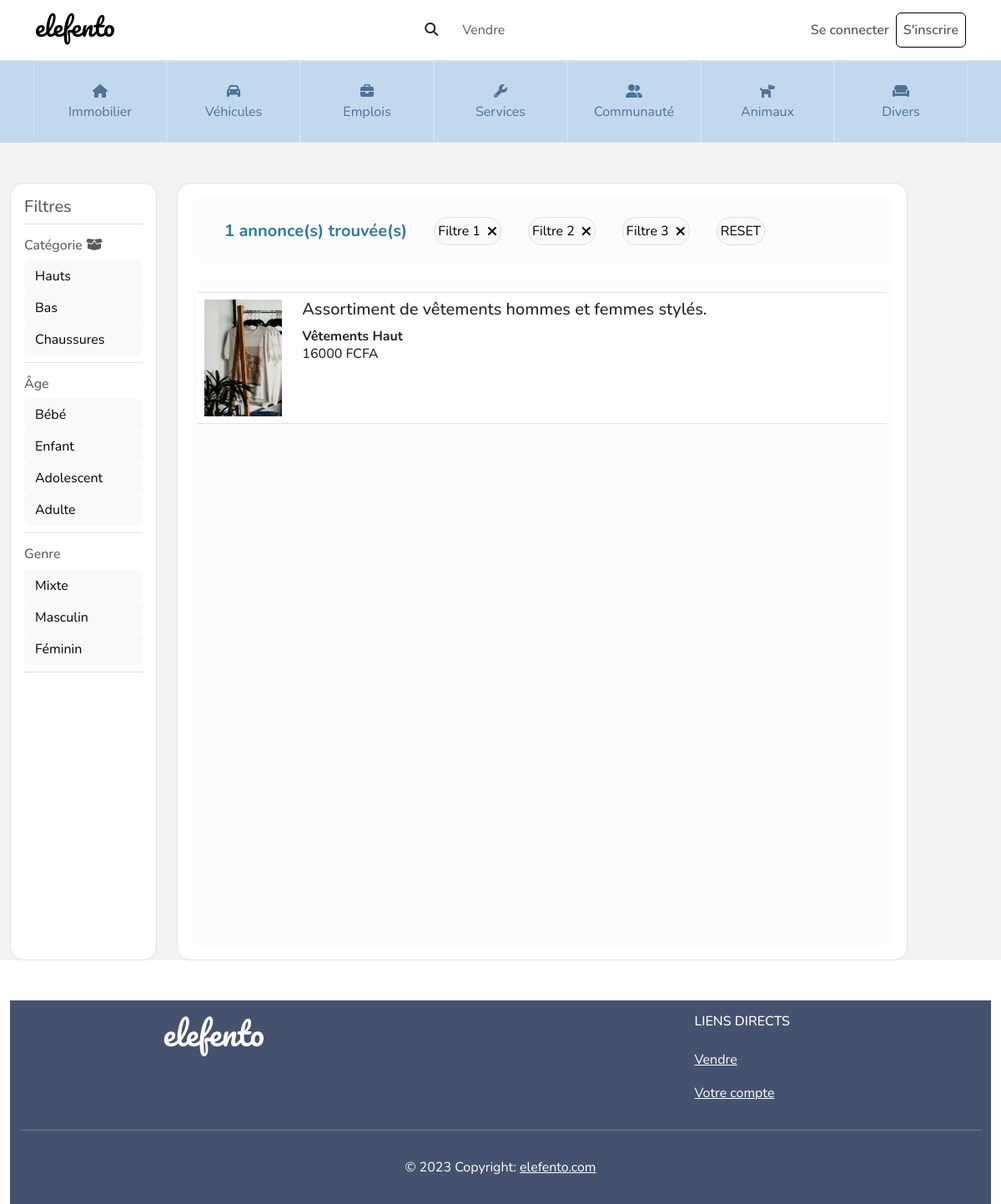
Page /elefento/divers/vêtements/ on the committed database.
### core/models.py (models this page shows, shortened)
class Ad(models.Model):
    owner = models.ForeignKey(User, on_delete=models.CASCADE, default=None)
    title = models.CharField(max_length=100, null=False, blank=False, default=None)
    date = models.DateTimeField(null=True, blank=True, auto_now_add=True)
    description = models.TextField(null=False, blank=False, default=None)
    available = models.BooleanField(default=True)
    class Meta:
        verbose_name = "Annonce"

class Item(Ad):
    price = models.IntegerField(null=False, blank=False, default=None)
    category = models.ForeignKey(Category, on_delete=models.PROTECT, default=None, blank=True, null=True)
    subcategory = models.ForeignKey(Subcategory, on_delete=models.PROTECT, default=None, blank=True, null=True)
    type = models.ForeignKey(Type, on_delete=models.CASCADE, default=None)
    characteristics_item = models.ManyToManyField('Characteristics', through='Item_Characteristics')
    slug = models.SlugField(max_length=500, blank=True)
    primary_image = models.ImageField(upload_to=user_directory_path, default=None, blank=True, null=True)
    class Meta:
        verbose_name = "Produit"

class Ad(models.Model):
    owner = models.ForeignKey(User, on_delete=models.CASCADE, default=None)
    title = models.CharField(max_length=100, null=False, blank=False, default=None)
    date = models.DateTimeField(null=True, blank=True, auto_now_add=True)
    description = models.TextField(null=False, blank=False, default=None)
    available = models.BooleanField(default=True)
    class Meta:
        verbose_name = "Annonce"

class Type(models.Model):
    subcategory = models.ForeignKey(Subcategory, on_delete=models.CASCADE, default=None )
    name = models.CharField(max_length=100)
    class Meta:
        verbose_name = "Type bien"
    def __str__(self):
        sub = str(self.subcategory)
        return sub + " " + self.name

class Subcategory(models.Model):
    category = models.ForeignKey(Category, on_delete=models.CASCADE, default=None)
    name = models.CharField(max_length=100)
    class Meta:
        verbose_name = "Sous-catégorie"
    def __str__(self):
        return self.name

### core/views.py (called while the page is built)
def products_clothes(request):
    subcategory = Subcategory.objects.get(name='Vêtements')
    items = Item.objects.filter(available=True, subcategory=subcategory).order_by('-date')
    return render(request,"list/products_clothes.html",{
        'items':items,
    })

### core/templates/list/products_clothes.html (shortened to what this page needs)
{% extends 'base/base.html' %}
{% load static %}
{% load custom_filters %}
{% load humanize %}
{% block content %}
<section class="pt-5" style="background-color: #F3F3F3;">
    <div class="container-fluid">
        <div class="row">
            <div class="col-md-2 d-none d-xl-block">
                <div class="container border p-3 rounded-4 bg-white h-100">
                    <h5 class="border-bottom pb-2 text-muted">Filtres </h5>
                    <div class="border-bottom my-3 pb-2 d-flex flex-column">
                        <h6 class="text-muted">Catégorie <i class="fa-solid fa-box-open"></i></h6>
                        <button class="btn text-start btn-light">Hauts</button>
                        <button class="btn text-start btn-light">Bas</button>
                        <button class="btn text-start btn-light">Chaussures</button>
                    </div>
                    <div class="border-bottom my-3 pb-2 d-flex flex-column">
                        <h6 class="text-muted">Âge</h6>
                        <button class="btn text-start btn-light">Bébé</button>
                        <button class="btn text-start btn-light">Enfant</button>
                        <button class="btn text-start btn-light">Adolescent</button>
                        <button class="btn text-start btn-light">Adulte</button>
                    </div>
                    <div class="border-bottom my-3 pb-2 d-flex flex-column">
                        <h6 class="text-muted">Genre</h6>
                        <button class="btn text-start btn-light">Mixte</button>
                        <button class="btn text-start btn-light">Masculin</button>
                        <button class="btn text-start btn-light">Féminin</button>
                    </div>
                </div>
            </div>
            <div class="col-12 col-xl-9">
                <div class="container border p-3 rounded-4 bg-white h-100 d-flex flex-column">
                    <div class="col">
                        <div class="w-100 d-flex p-4 align-items-center rounded-4 bg-light-subtle mb-3 flex-wrap">
                            <span class="h5 m-0 mx-3 fw-bold text-primary">{{items.count}} annonce(s) trouvée(s)</span>
                            <button class="btn btn-light p-1 mx-3 d-flex align-items-center border rounded-4">Filtre 1
                                <i class="fa-solid fa-xmark ps-2"></i></button>
                            <button class="btn btn-light p-1 mx-3 d-flex align-items-center border rounded-4">Filtre 2
                                <i class="fa-solid fa-xmark ps-2"></i></button>
                            <button class="btn btn-light p-1 mx-3 d-flex align-items-center border rounded-4">Filtre 3
                                <i class="fa-solid fa-xmark ps-2"></i></button>
                            <button class="btn btn-light p-1 mx-3 border rounded-4">RESET</button>
                        </div>
                        {% if items.count != 0 %}
                        <div class="w-100 rounded-4 bg-light-subtle vh-100">
                            <div class="container p-2">
                                {% for item in items %}
                                <a href="{% url 'detail' item.slug item.id %}" class="text-decoration-none text-dark">
                                    <div class="border-bottom border-top w-100 bg-white my-2 p-2 d-flex">
                                        <div class="me-4">
                                            <img src="{{ item.primary_image.url }}" alt=""
                                                style="width: 100%; height: 140px; object-fit: cover;">
                                        </div>
                                        <div>
                                            <h5>{{item.title}}</h5>
                                            <span class="fw-bold">{{item.type}}</span></span>
                                            <h6>{{item.price}} FCFA</h6>
                                        </div>
                                    </div>
                                </a>
                                {% endfor %}
                            </div>
                        </div>
                        {% else %}
                        <div class="obj-not-found vh-100 w-100 rounded-4 bg-light-subtle"></div>
                        {% endif %}
                    </div>
                </div>
            </div>
        </div>
    </div>
</section>
{% endblock %}

### rows in the picture
Item: primary_image (picture), title "Assortiment de vêtements hommes et femmes stylés.", type "Vêtements Haut", price "16000"

### other values in the picture
{{ items.count }} "1"
